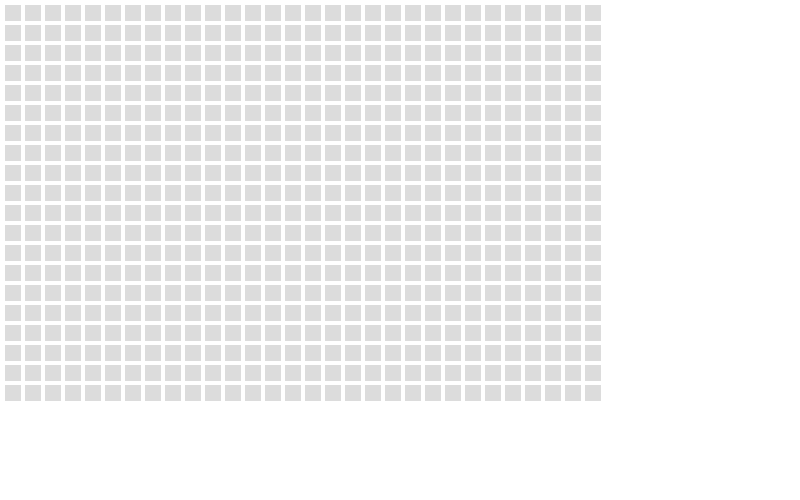
Frame 1 (no input)
Frame 60 (the mouse pressed at the canvas centre just before this capture): identical to frame 1, image omitted
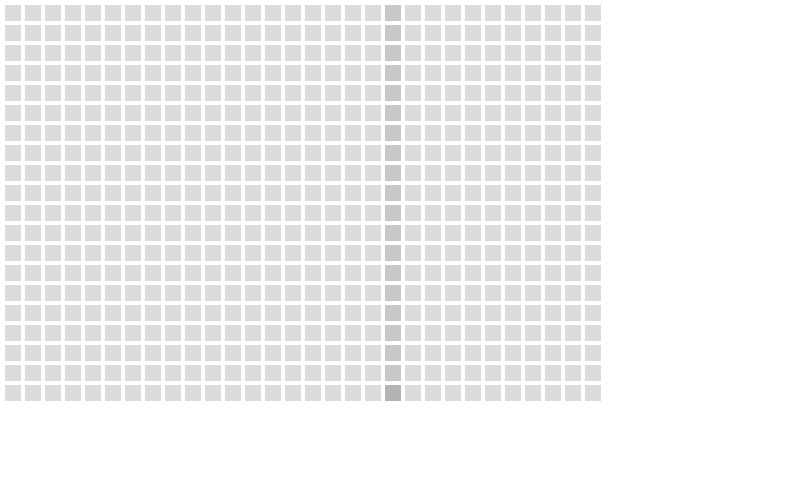
Frame 120 (the mouse held since frame 60 and released just before this capture)

The Processing sketch that drew these frames (run headless with seeded random() and noise(); from frame 60 on, the mouse is pressed at the canvas centre):

// Processing sketch: ISPLayout
// ── ISPLayout.pde
void setup(){
  size(800,500);
  background(255);
  for(int i=0; i<20; i++)
    for(int j=0; j<30; j++)
      particle[i][j]=-1;
}
int particle[][]=new int[20][30];
void draw(){
  col(220);
  for(int i=0; i<20; i++){
    for(int j=0; j<30; j++){
      rect(20*j+5,20*i+5,15,15);
    }
  }
  int catagory=(mouseX-5)/20;
  println(mouseX);
  for(int i=0; i<20; i++){
    if(catagory<30&&catagory>0&&(i==19||particle[i][catagory]!=-1)){
      col(180);
      rect(20*catagory+5,20*i+5,15,15);
    }else if(catagory<30&&catagory>0&&particle[i+1][catagory]==-1){
      col(200);
      rect(20*catagory+5,20*i+5,15,15);
    }
  }
}
void col(int r,int g,int b){
  fill(r,g,b);
  stroke(r,g,b);
}
void col(int gS){
  fill(gS);
  stroke(gS);
}
